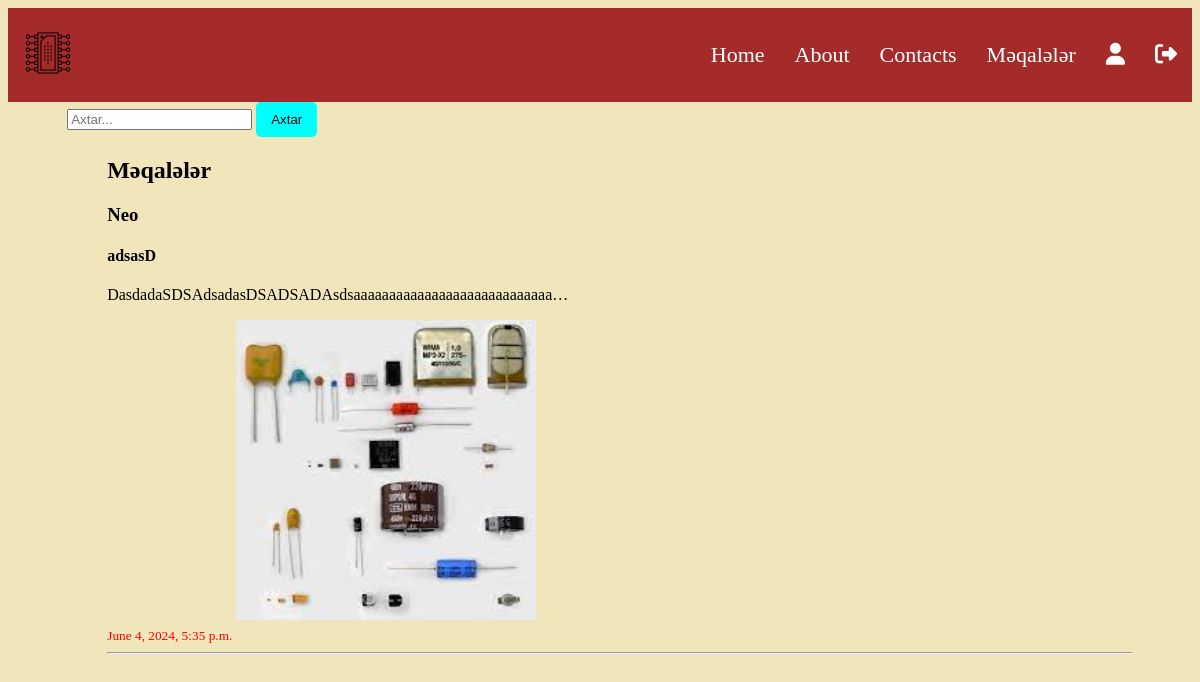
Page /articles/ (signed in) on the earlier database version.
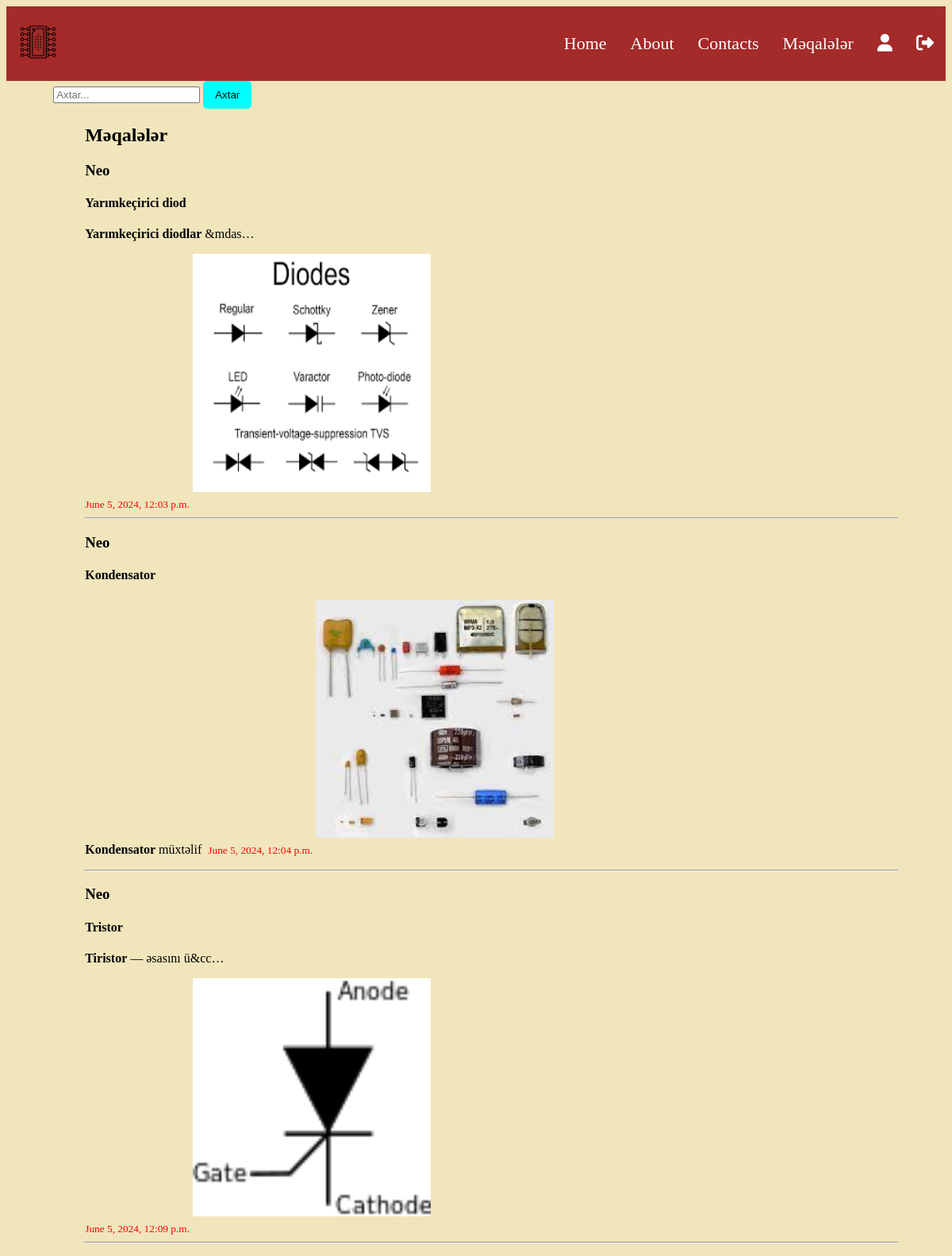
Same page on the later database version.
### article/models.py (models this page shows, shortened)
class Article(models.Model):
    author=models.ForeignKey("auth.User",on_delete=models.CASCADE,verbose_name="Yazar")
    title=models.CharField(max_length=20,verbose_name="Basliq")
    content=RichTextField(verbose_name="Kontent")
    create_date=models.DateTimeField(auto_now_add=True,verbose_name="Yaradilma tarixi")
    image=models.FileField(null=True,blank=True,verbose_name='Sekil')

### article/views.py (the view)
# urls.py: path('articles/',articles__view,name='articles'),
@login_required(login_url="account:login")
def articles__view(request):
    keyword= request.GET.get('keyword')
    if keyword:
        articles = Article.objects.filter( title__contains=keyword)
        return render(request,'articles.html', {'articles': articles})
    articles = Article.objects.all()
    return render(request,'articles.html', {'articles': articles})

### templates/articles.html (shortened to what this page needs)
{% extends 'base.html'%}
{% block body %}
    <div class="search_form">
        <form>
            <input type="text" name="keyword" placeholder="Axtar...">
            <button type="submit" class="btn">Axtar</button>
        </form>
    </div>
    {% if articles %}
    <h2>Məqalələr</h2>
    <div class="articles">
        <ul>
            {% for article in articles %}
                <li>
                    <h3>{{article.author}}</h3>
                    <h4>{{article.title}}</h4>
                    <p>{{article.content|safe|truncatechars:60}}</p>
                    <small>{{article.create_date}}</small>
                    <img class="items" src=../Media/{{article.image}} alt="">
                </li>
                <hr>
            {% endfor %}
        </ul>
    </div>
    {%endif%}
{% endblock body %}

### templates/base.html (shortened to what this page needs)
{%load static%}
<!DOCTYPE html>
<html lang="en">
<head>
    <link rel="stylesheet" href="{% static 'style.css'%}">
    <link rel="stylesheet" href="https://cdnjs.cloudflare.com/ajax/libs/font-awesome/6.5.2/css/all.min.css" />
</head>
<body>
    <div class="navbar">
        <div class="logo">
            <img id= "logo" src="{% static 'Media\icon.png' %}" alt="">
        </div>
        <div class="links">
            <ul>
                <li><a href="{%url 'home' %}">Home</a></li>
                <li><a href="{%url 'about' %}">About</a></li>
                <li><a href="{%url 'contact' %}">Contacts</a></li>
                {%if request.user.is_authenticated %}
                    <li><a href="{%url 'articles'%}">Məqalələr</a></li>
                    <li><a href="{% url 'dashboard'%}"><i class="fa-solid fa-user"></i></a></li>
                    <li><a href="{%url 'account:logout' %}"><i class="fa-solid fa-right-from-bracket"></i></a></li>
                {%else%}
                    <li><a href="{%url 'account:login' %}">Login</a></li>
                    <li><a href="{%url 'account:registe' %}">Register</a></li>
                {%endif%}
            </ul>
        </div>
    </div>
<div class="container">
    {% block body %}
    {% endblock body %}
</div>
</body>
</html>

### static/style.css (style rules this page uses)
body { background-color: rgb(241, 229, 188); }
li { list-style: none; }
h2 { padding-left: 40px; }
p { width: 800px; }
.items { width: 300px; height: 300px; margin-bottom: 20px; background-color: white; }
small { color:red }
.container { width: 1200px; max-width: 90%; margin: 0 auto; }
.navbar { height: 8vh; display: flex; align-items: center; justify-content: space-between; padding: 15px; background-color: brown; }
.links ul li a { text-decoration: none; color: white; }
.logo img { width: 50px; }
.links ul { display: flex; gap:30px; color:rgb(238, 233, 233); font-size: 22px; }
.btn { padding: 10px 15px; background-color: aqua; color: rgb(20, 8, 8); border: none; border-radius: 5px; cursor: pointer; }

Differences in the rows shown:
removed Article: author "Neo", title "adsasD", content "DasdadaSDSAdsadasDSADSADAsdsaaaaaaaaaaaaaaaaaaaaaaaaaaaa…", create_date "June 4, 2024, 5:35 p.m.", image (picture)
added Article: author "Neo", title "Yarımkeçirici diod", content "Yarımkeçirici diodlar &mdas…", create_date "June 5, 2024, 12:03 p.m.", image (picture)
added Article: author "Neo", title "Kondensator", content "Kondensator müxtəlif", create_date "June 5, 2024, 12:04 p.m.", image (picture)
added Article: author "Neo", title "Tristor", content "Tiristor — əsasını ü&cc…", create_date "June 5, 2024, 12:09 p.m.", image (picture)
